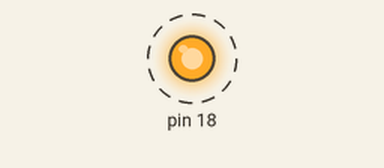
Simulated run of this program. Board: Raspberry Pi (header pin numbers). Shown: output pins drawn as LEDs (lit = HIGH). Dashed ring = blinking. What the program prints to the terminal is not drawn.

Above: at 5.2 s.
Timing chart, 0 to 8.5 s (numbered marks = the images above):
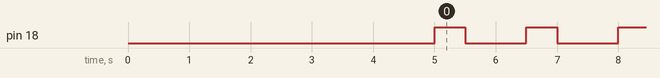

Measured:
- by itself, pin 18: alternates HIGH for 0.50 s and LOW for 1.0 s

The program:

opto.py
```python
# -*- coding: utf-8 -*-
#!/usr/bin/env python
# -*- coding: utf-8 -*-

import RPi.GPIO as GPIO
import time
GPIO.setmode(GPIO.BOARD)


def main(rc_pin):
    GPIO.setup(rc_pin, GPIO.OUT)
    while True:
        print "on"
        GPIO.output(rc_pin, GPIO.HIGH)
        time.sleep(0.5)
        print "off"
        GPIO.output(rc_pin, GPIO.LOW)
        time.sleep(1)


if __name__ == '__main__':
    print 'will start in 5 seconds.'
    time.sleep(5)
    try:
        main(18)
    except KeyboardInterrupt:
        GPIO.cleanup()
```
